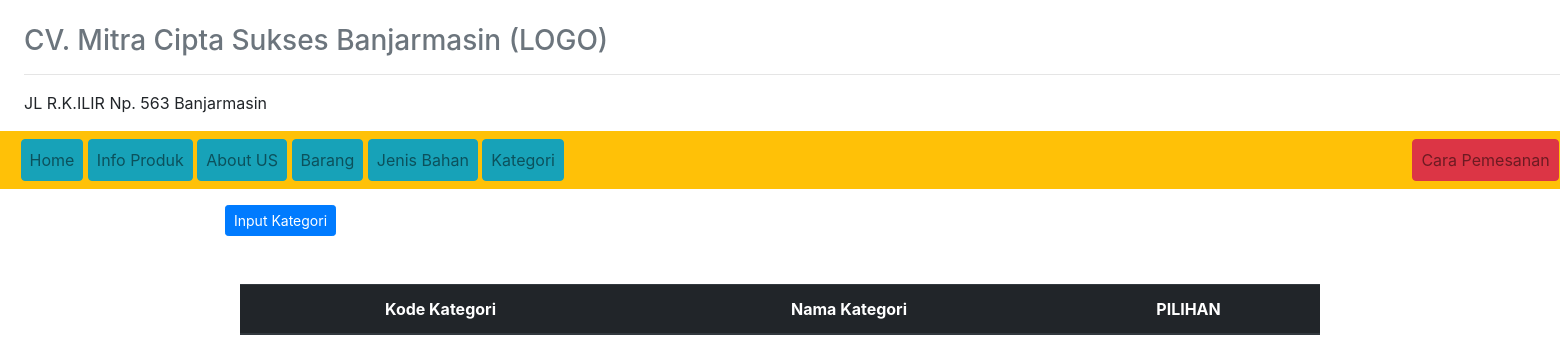
/?view=kategori, run on an earlier commit of the app's database.
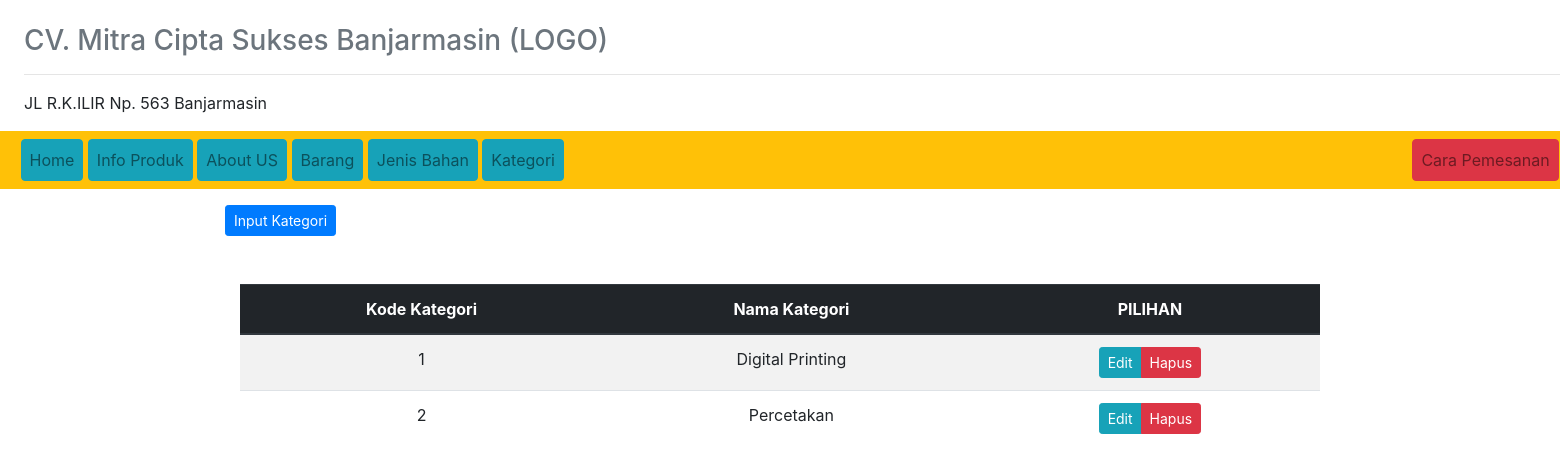
And on a later commit of the database.
### tables this page shows
CREATE TABLE `kategori` (
  `id_kategori` int(50) NOT NULL,
  `nama_kategori` varchar(50) NOT NULL
);

### models/admin.php (called while the page is built, shortened)
<?php
class Admin
{
  private $mysqli;
  function __construct($mysqli)
  {
    $this->mysqli = $mysqli;
  }
  public function showKategori()
  {
    $db = $this->mysqli->conn;
    $sql = " SELECT * FROM kategori ";
    $query = $db->query($sql);
    return $query;
  }
}
?>

### view/kategori.php (the view)
<div class="header-hal">
    <a href="?view=input-kategori" class="btn btn-sm btn-primary">Input Kategori</a>
</div>
<div class="container mt-5">
<div class="daftar-table table-responsive">
  <table class="table table-striped text-center" id="table">
    <thead class="thead-dark">
      <tr>
        <th>Kode Kategori</th>
        <th>Nama Kategori</th>
        <th>PILIHAN</th>
      </tr>
    </thead>
    <tbody>
      <?php
      $data = $objAdmin->showKategori();
      while ($a = $data->fetch_object()) {
      ?>
      <tr>
        <td><?=$a->id_kategori ?></td>
        <td><?=$a->nama_kategori ?></td>
        <td>
          <div class="btn-group">
            <a href="?view=edit-kategori&nik=<?=$a->id_kategori ?>" class="btn btn-sm btn-info">Edit</a>
            <a href="?view=hapus-kategori&nik=<?=$a->id_kategori ?>" onclick="return confirm('Hapus data ?')" class="btn btn-sm btn-danger">Hapus</a>
          </div>
        </td>
      </tr>
    <?php } ?>
    </tbody>
  </table>
</div>
</div>

What changed in the data, as far as the page shows it:
added kategori: id_kategori "1", nama_kategori "Digital Printing"
added kategori: id_kategori "2", nama_kategori "Percetakan"
